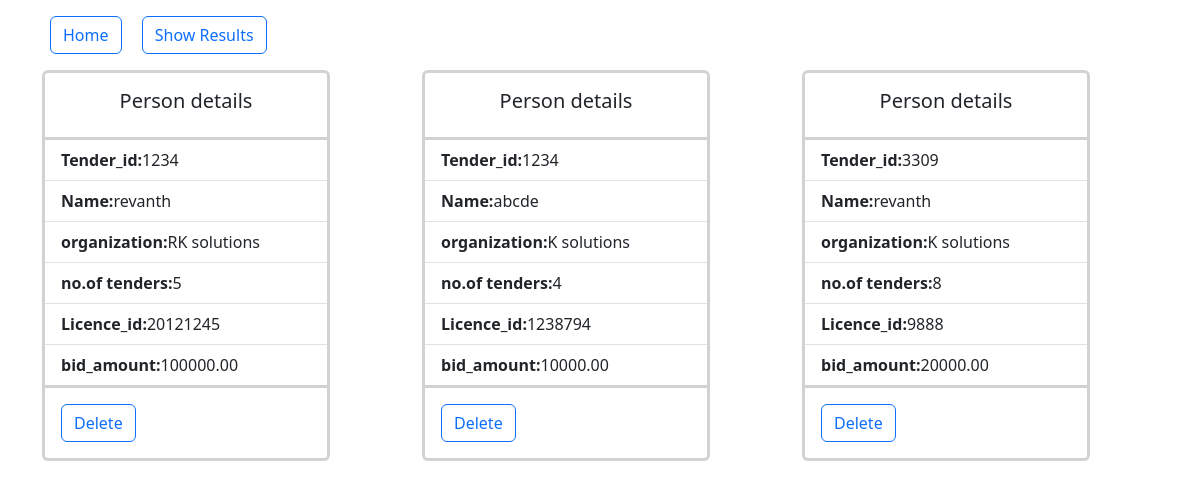
The app's page /admin_page/ with its own data.
### tender/models.py (models this page shows, shortened)
class Tender(models.Model):
    tender_id = models.CharField(max_length=100)
    username = models.CharField(max_length=100)
    organization = models.CharField(max_length=100)
    num_tenders_done = models.IntegerField(default=0)
    license_id = models.CharField(max_length=100)
    license_photo = models.ImageField(upload_to='license_photos/')
    bid_amount = models.DecimalField(max_digits=10, decimal_places=2)

### tender/views.py (the view)
# urls.py: path('admin_page/',admin_page_view,name='admin_page'),
def admin_page_view(request):
    item=Tender.objects.all()
    return render(request,'adminpage.html',{'item':item})

### templates/adminpage.html (shortened to what this page needs)
{% load static %}
<!DOCTYPE html>
<html lang="en">
<head>
    <link rel="stylesheet" href="https://cdnjs.cloudflare.com/ajax/libs/font-awesome/6.5.2/css/all.min.css">
    <link href="https://cdn.jsdelivr.net/npm/bootstrap@5.3.3/dist/css/bootstrap.min.css" rel="stylesheet">
</head>
<body>
    <div class="container border-2">
        <a href="{% url 'home'  %}" class="btn btn-outline-primary mx-2 my-3">Home</a>
        <a href="{% url 'find_min_bid_tender'  %}" class="btn btn-outline-primary mx-2 my-3">Show Results</a>
        <div class="row">
            {% for i in item %}
            <div class="col-4">
                <div class="card border-3" style="width: 18rem;">
                    <div class="card-body">
                        <h5 class="card-title text-center">Person details</h5>
                    </div>
                    <ul class="list-group list-group-flush">
                        <li class="list-group-item"><b>Tender_id:</b>{{ i.tender_id }}</li>
                        <li class="list-group-item"><b>Name:</b>{{ i.username }}</li>
                        <li class="list-group-item"><b>organization:</b>{{ i.organization }}</li>
                        <li class="list-group-item"><b>no.of tenders:</b>{{ i.num_tenders_done }}</li>
                        <li class="list-group-item"><b>Licence_id:</b>{{ i.license_id }}</li>
                        <li class="list-group-item"><b>bid_amount:</b>{{ i.bid_amount }}</li>
                    </ul>
                    <div class="card-body">
                        <a href="{% url 'delete_item' item_id=i.id  %}" class="btn btn-outline-primary">Delete</a>
                    </div>
                </div>
            </div>
            {% endfor %}
        </div>
    </div>
</body>
</html>

### records on screen
Tender: tender_id "1234", username "revanth", organization "RK solutions", num_tenders_done "5", license_id "20121245", bid_amount "100000.00"
Tender: tender_id "1234", username "abcde", organization "K solutions", num_tenders_done "4", license_id "1238794", bid_amount "10000.00"
Tender: tender_id "3309", username "revanth", organization "K solutions", num_tenders_done "8", license_id "9888", bid_amount "20000.00"
